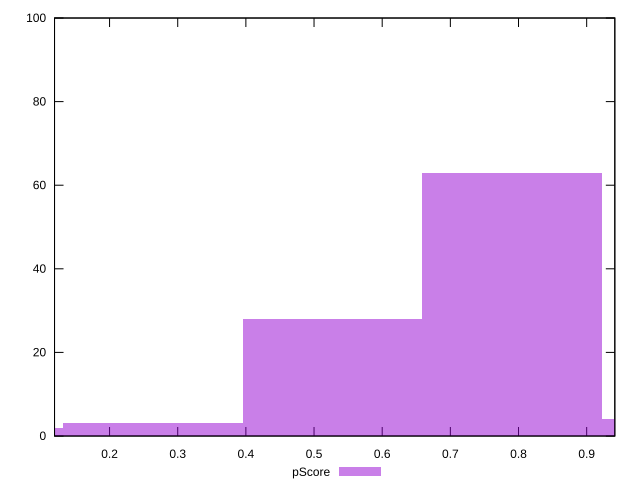

Recreate this plot in gnuplot.
reset

$pScore <<EOF
0.790638400761242 63
0.5270922671741614 28
1.0541845343483227 4
0.2635461335870807 3
0 2
EOF

set key outside below
set boxwidth 0.2635461335870807
set xrange [0.11926615335632607:0.9413022402760644]
set yrange [0:100]
set trange [0:100]
set style fill transparent solid 0.5 noborder
set terminal svg size 640, 490 enhanced background rgb 'white'
set output "reprap/first-contentful-paint/samples/pages+cached+noexternal/pScore/histogram.svg"

plot $pScore title "pScore" with boxes

reset
